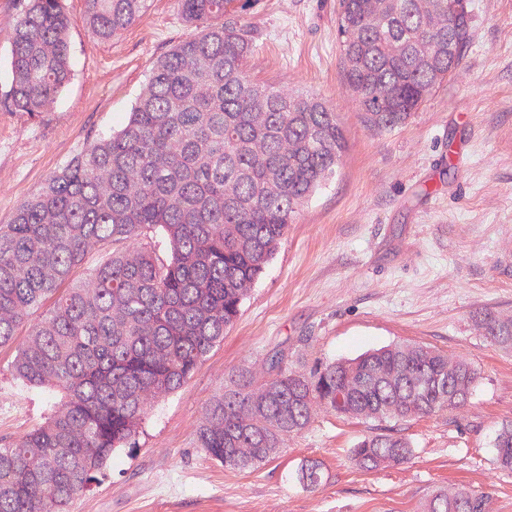
#> input picture Input/example1.png, 1024 x 1024 px (shown at 1/2 size); its folder holds 2 pictures in this run
$ python normalizeStaining.py   (older library calls are emulated)
#> lines starting #> are read from the running program, lines starting #| are printed output that depends on the picture
#> further down, img is the input picture: shape (1024, 1024, 3); mean R, G, B 203.9, 151.8, 184.1
import argparse
import numpy as np
from PIL import Image
import glob
import cv2

def normalizeStaining(img, Io=240, alpha=1, beta=0.15, name = None):
    ''' Normalize staining appearence of H&E stained images

    Example use:
        see test.py

    Input:
        I: RGB input image
        Io: (optional) transmitted light intensity

    Output:
        Inorm: normalized image


    '''
#> called with Io = 240, alpha = 1, beta = 0.15, name = 'Input/example1.png'

    HERef = np.array([[0.5626, 0.2159],
                      [0.7201, 0.8012],
                      [0.4062, 0.5581]])

    maxCRef = np.array([1.9705, 1.0308])

    # define height and width of image
    h, w, c = img.shape
#> h = 1024; w = 1024; c = 3

    # reshape image
    rimg = np.reshape(img.astype(np.float), (-1,3))

    # calculate optical density
    OD = -np.log((rimg+1)/Io)

    # remove transparent pixels
    ODhat = np.array([i for i in OD if not any(i<beta)])

    # compute eigenvectors
    eigvals, eigvecs = np.linalg.eigh(np.cov(ODhat.T))
#> eigvals = [0.00139, 0.00488, 0.0639]; eigvecs = [[0.309, -0.79, -0.529], [-0.594, 0.274, -0.756], [0.743, 0.548, -0.384]]

    #eigvecs *= -1

    #project on the plane spanned by the eigenvectors corresponding to the two
    # largest eigenvalues
    That = ODhat.dot(eigvecs[:,1:3])
#> That = 458534 pairs, first value -0.419 to 0.679, second value -3.01 to -0.264

    phi = np.arctan2(That[:,1],That[:,0])

    minPhi = np.percentile(phi, alpha)
#> minPhi = -1.59
    maxPhi = np.percentile(phi, 100-alpha)
#> maxPhi = -1.2

    vMin = eigvecs[:,1:3].dot(np.array([(np.cos(minPhi), np.sin(minPhi))]).T)
#> vMin = [0.541, 0.752, 0.376]
    vMax = eigvecs[:,1:3].dot(np.array([(np.cos(maxPhi), np.sin(maxPhi))]).T)
#> vMax = [0.209, 0.804, 0.556]

    # a heuristic to make the vector corresponding to hematoxylin first and the
    # one corresponding to eosin second
    if vMin[0] > vMax[0]:
        HE = np.array((vMin[:,0], vMax[:,0])).T
#> HE = [[0.541, 0.209], [0.752, 0.804], [0.376, 0.556]]
    else:
        HE = np.array((vMax[:,0], vMin[:,0])).T

    # rows correspond to channels (RGB), columns to OD values
    Y = np.reshape(OD, (-1, 3)).T

    # determine concentrations of the individual stains
    C = np.linalg.lstsq(HE,Y, rcond=None)[0]

    # normalize stain concentrations
    maxC = np.array([np.percentile(C[0,:], 99), np.percentile(C[1,:],99)])
#> maxC = [1.19, 0.934]
    C2 = np.array([C[:,i]/maxC*maxCRef for i in range(C.shape[1])]).T

    # recreate the image using reference mixing matrix
    Inorm = np.multiply(Io, np.exp(-HERef.dot(C2)))
    Inorm[Inorm>255] = 254
    Inorm = np.reshape(Inorm.T, (h, w, 3)).astype(np.uint8)
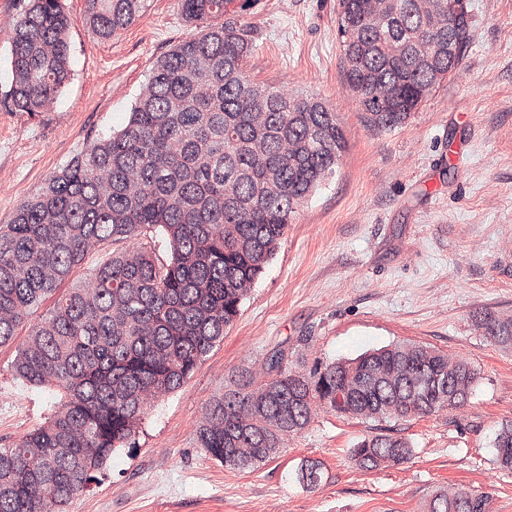
#> Inorm: shape (1024, 1024, 3) (shown at 1/2 size); mean of channels 0, 1, 2 190.4, 143.5, 168.8; drawn as R, G, B


    Image.fromarray(Inorm).save('Output/'+name.replace('Input\\',''))


    return Inorm


if __name__=='__main__':

    for img1 in glob.glob("Input/*.png"):
        img = np.array(Image.open(img1))
        normalizeStaining(img = img,
                      Io = 240,
                      alpha = 1,
                      beta = 0.15,
                      name = img1)
#> pass 2 of the loop `for img1 in glob.glob("Input/*.png"):`:
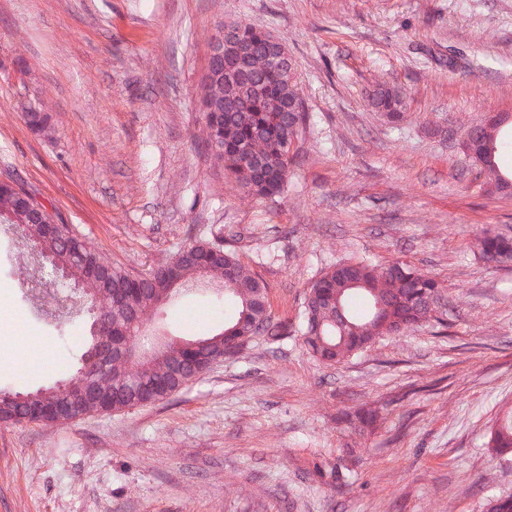
#> input picture Input/example2.png, 1024 x 1024 px (shown at 1/2 size)
#> img is the input picture: shape (1024, 1024, 3); mean R, G, B 201.9, 136.6, 168.7
#> eigvals = [0.0017, 0.00574, 0.1]; eigvecs = [[0.376, -0.805, -0.46], [-0.607, 0.161, -0.778], [0.7, 0.572, -0.428]]
#> That = 483368 pairs, first value -0.417 to 0.688, second value -2.63 to -0.288
#> maxPhi = -1.25
#> vMin = [0.471, 0.776, 0.42]
#> vMax = [0.178, 0.788, 0.589]
#> HE = [[0.471, 0.178], [0.776, 0.788], [0.42, 0.589]]
#> maxC = [1.52, 1.12]
#> in normalizeStaining (call 2), `Inorm = np.reshape(Inorm.T, (h, w, 3)).astype(np.uint8)`:
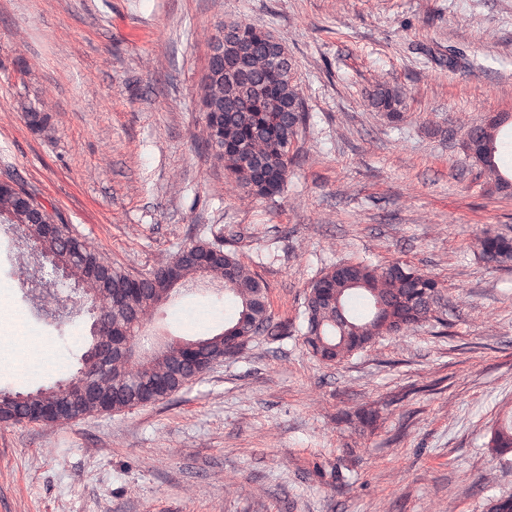
#> Inorm: shape (1024, 1024, 3) (shown at 1/2 size); mean of channels 0, 1, 2 188.8, 140.8, 167; drawn as R, G, B
